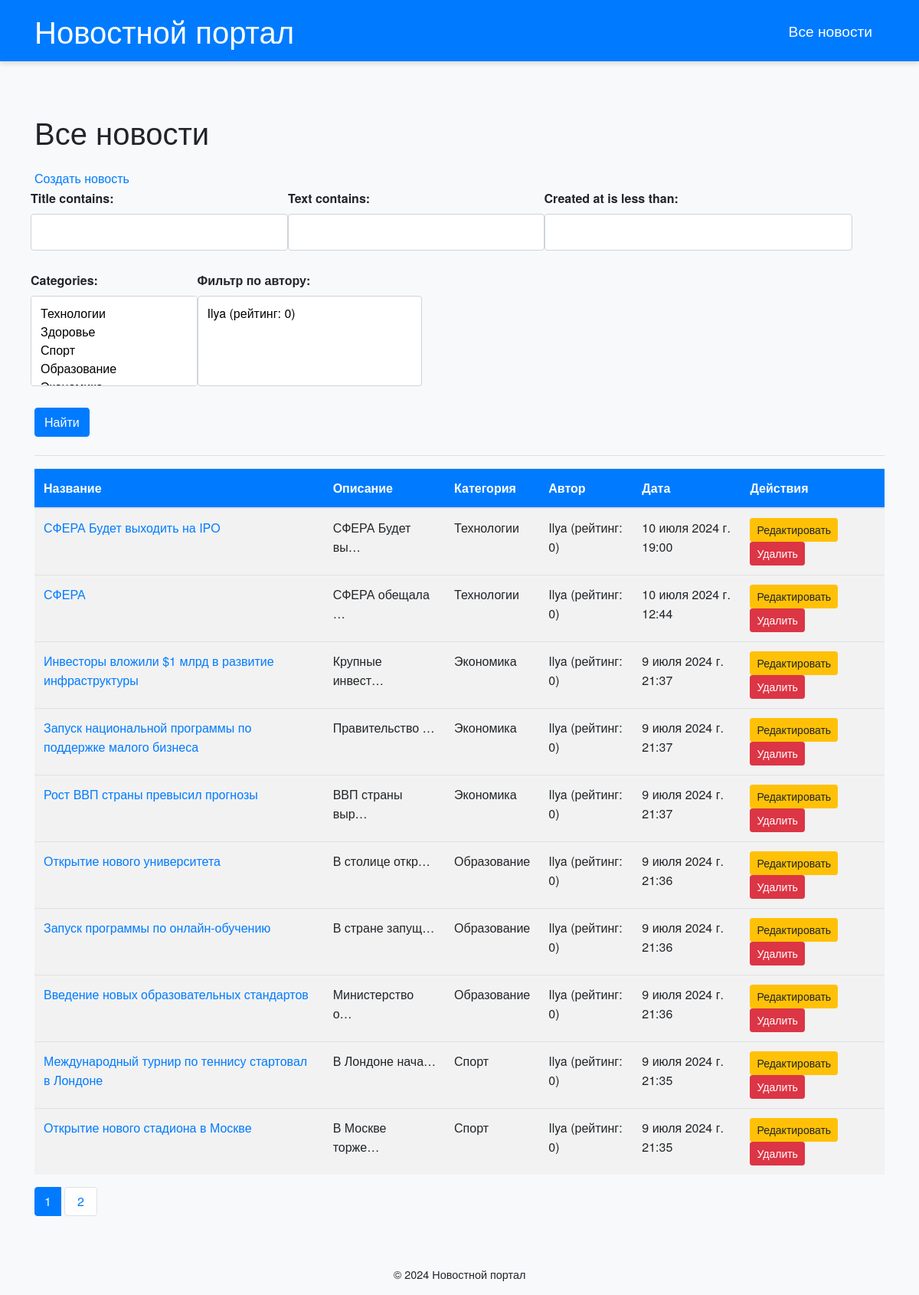
The page / on the database its author committed.
### news_site/models.py (models this page shows, shortened)
class Post(models.Model):
    ARTICLE = 'AR'
    NEWS = 'NW'
    POST_TYPE_CHOICES = [
        (ARTICLE, 'Статья'),
        (NEWS, 'Новость'),
    ]
    author = models.ForeignKey(Author, on_delete=models.CASCADE)
    post_type = models.CharField(max_length=2, choices=POST_TYPE_CHOICES, default=ARTICLE)
    created_at = models.DateTimeField(default=timezone.now)
    categories = models.ManyToManyField(Category, through='PostCategory')
    title = models.CharField(max_length=200)
    text = models.TextField()
    rating = models.IntegerField(default=0)
    slug = models.SlugField(unique=True, blank=True)
    class Meta:
        verbose_name = "Публикация"
        verbose_name_plural = "Публикации"

class Category(models.Model):
    name = models.CharField(max_length=100, unique=True)
    class Meta:
        verbose_name = "Категория"
        verbose_name_plural = "Категории"
    def __str__(self):
        return self.name

class Author(models.Model):
    user = models.OneToOneField(User, on_delete=models.CASCADE)
    rating = models.IntegerField(default=0)
    class Meta:
        verbose_name = "Автор"
        verbose_name_plural = "Авторы"
    def __str__(self):
        return f'{self.user.username} (рейтинг: {self.rating})'

### news_site/views.py (the view)
# urls.py: path('', ListNewsView.as_view(), name='news_list'),
class ListNewsView(ListView):
    model = Post
    paginate_by = 10
    template_name = "news_list.html"
    context_object_name = "all_news"
    def get_queryset(self):
        queryset = super().get_queryset().order_by('-created_at')
        self.filterset = NewsFilter(self.request.GET, queryset=queryset)
        return self.filterset.qs
    def get_context_data(self, **kwargs):
        context = super().get_context_data(**kwargs)
        context['filterset'] = self.filterset
        return context

### news_site/templatetags/censor.py (called while the page is built)
@register.filter(name='censor')
def censor(value):
    if not isinstance(value, str):
        raise ValueError("Фильтр censor может применяться только к строковым типам.")
    pattern = re.compile(r'\b(' + '|'.join(re.escape(word) for word in CENSORED_WORDS) + r')\b', re.IGNORECASE)
    def replace(match):
        word = match.group()
        return word[0] + "*" * (len(word) - 1)
    return pattern.sub(replace, value)

### news_site/templatetags/custom_tags.py (called while the page is built)
@register.simple_tag(takes_context=True)
def url_replace(context, **kwargs):
    d = context['request'].GET.copy()
    for k, v in kwargs.items():
        d[k] = v
    return d.urlencode()

### news_site/templates/news_list.html (shortened to what this page needs)
{% extends 'default.html' %}
{% load static %}
{% load censor %}
{% load custom_tags %}
{% block content %}
   <h1 class="my-4">Все новости</h1>
   <a href="{% url 'create_news' %}">Создать новость</a>
   <form action="" method="get" class="mb-4">
       <div class="form-row">
           {{ filterset.form.as_p }}
       </div>
       <button type="submit" class="btn btn-primary">Найти</button>
   </form>
   <hr>
   <table class="table table-striped">
       <thead>
           <tr>
               <th>Название</th>
               <th>Описание</th>
               <th>Категория</th>
               <th>Автор</th>
               <th>Дата</th>
               <th>Действия</th>
           </tr>
       </thead>
       <tbody>
       {% for new in all_news %}
       <tr>
           <td><a href="{% url 'news_detail' new.pk %}">{{ new.title|censor }}</a></td>
           <td>{{ new.text|truncatechars:15|censor }}</td>
           <td>{{ new.categories.all|join:", " }}</td>
           <td>{{ new.author }}</td>
           <td>{{ new.created_at }}</td>
           <td>
               <a href="{% url 'edit_news' new.pk %}" class="btn btn-sm btn-warning">Редактировать</a>
               <a href="{% url 'delete_news' new.pk %}" class="btn btn-sm btn-danger">Удалить</a>
           </td>
       </tr>
       {% endfor %}
       </tbody>
   </table>
   <nav aria-label="Page navigation">
       <ul class="pagination">
           <li class="page-item active"><span class="page-link">{{ page_obj.number }}</span></li>
           {% if page_obj.has_next %}
               <li class="page-item"><a class="page-link" href="?{% url_replace page=page_obj.next_page_number %}">{{ page_obj.next_page_number }}</a></li>
           {% endif %}
       </ul>
   </nav>
{% endblock content %}

### news_site/templates/default.html (shortened to what this page needs)
<!DOCTYPE html>
{% load static %}
{% load censor %}
<html lang="ru">
<head>
    <link rel="stylesheet" href="{% static 'css/bootstrap.min.css' %}">
    <link rel="stylesheet" href="{% static 'css/custom.css' %}">
</head>
<body>
    <header class="bg-primary text-white py-3">
        <div class="container">
            <div class="d-flex justify-content-between align-items-center">
                <h1 class="mb-0">Новостной портал</h1>
                <nav class="nav">
                    <a href="{% url 'news_list' %}" class="nav-link text-white">Все новости</a>
                </nav>
            </div>
        </div>
    </header>
    <main class="container mt-4">
        {% block content %}
        {% endblock %}
    </main>
    <footer class="bg-light py-3 mt-5">
        <div class="container">
            <p class="mb-0 text-center">&copy; 2024 Новостной портал</p>
        </div>
    </footer>
</body>
</html>

### news_site/static/css/custom.css (style rules this page uses)
body { font-family: 'Helvetica Neue', Arial, sans-serif; line-height: 1.6; background-color: #f8f9fa; }
header { box-shadow: 0 4px 6px rgba(0, 0, 0, 0.1); }
header h1 { font-size: 2.5rem; }
header nav a { font-size: 1.2rem; padding: 0 15px; text-decoration: none; }
main { padding-top: 20px; }
footer { background-color: #e9ecef; text-align: center; font-size: 0.9rem; }
table { width: 100%; margin-bottom: 1rem; background-color: #fff; border-collapse: collapse; }
table th, table td { padding: 1rem; text-align: left; border-top: 1px solid #dee2e6; }
table th { background-color: #007bff; color: #fff; }
table tr:nth-of-type(even) { background-color: #f2f2f2; }
form { margin-bottom: 2rem; }
form label { font-weight: bold; }
form input, form select, form textarea { width: 100%; padding: 10px; margin-bottom: 10px; border: 1px solid #ced4da; border-radius: 4px; box-sizing: border-box; }
.pagination a { color: #007bff; text-decoration: none; padding: 8px 16px; border: 1px solid #dee2e6; border-radius: 4px; margin: 0 4px; transition: background-color 0.3s ease; }

### rows shown on the page
Post: title|censor "СФЕРА Будет выходить на IPO", text|censor "СФЕРА Будет вы…", categories.all "Технологии", author "Ilya (рейтинг: 0)", created_at "10 июля 2024 г. 19:00"
Post: title|censor "СФЕРА", text|censor "СФЕРА обещала …", categories.all "Технологии", author "Ilya (рейтинг: 0)", created_at "10 июля 2024 г. 12:44"
Post: title|censor "Инвесторы вложили $1 млрд в развитие инфраструктуры", text|censor "Крупные инвест…", categories.all "Экономика", author "Ilya (рейтинг: 0)", created_at "9 июля 2024 г. 21:37"
Post: title|censor "Запуск национальной программы по поддержке малого бизнеса", text|censor "Правительство …", categories.all "Экономика", author "Ilya (рейтинг: 0)", created_at "9 июля 2024 г. 21:37"
Post: title|censor "Рост ВВП страны превысил прогнозы", text|censor "ВВП страны выр…", categories.all "Экономика", author "Ilya (рейтинг: 0)", created_at "9 июля 2024 г. 21:37"
Post: title|censor "Открытие нового университета", text|censor "В столице откр…", categories.all "Образование", author "Ilya (рейтинг: 0)", created_at "9 июля 2024 г. 21:36"
Post: title|censor "Запуск программы по онлайн-обучению", text|censor "В стране запущ…", categories.all "Образование", author "Ilya (рейтинг: 0)", created_at "9 июля 2024 г. 21:36"
Post: title|censor "Введение новых образовательных стандартов", text|censor "Министерство о…", categories.all "Образование", author "Ilya (рейтинг: 0)", created_at "9 июля 2024 г. 21:36"
Post: title|censor "Международный турнир по теннису стартовал в Лондоне", text|censor "В Лондоне нача…", categories.all "Спорт", author "Ilya (рейтинг: 0)", created_at "9 июля 2024 г. 21:35"
Post: title|censor "Открытие нового стадиона в Москве", text|censor "В Москве торже…", categories.all "Спорт", author "Ilya (рейтинг: 0)", created_at "9 июля 2024 г. 21:35"

### other values the page prints
{{ page_obj.number }} "1"
{{ page_obj.next_page_number }} "2"
